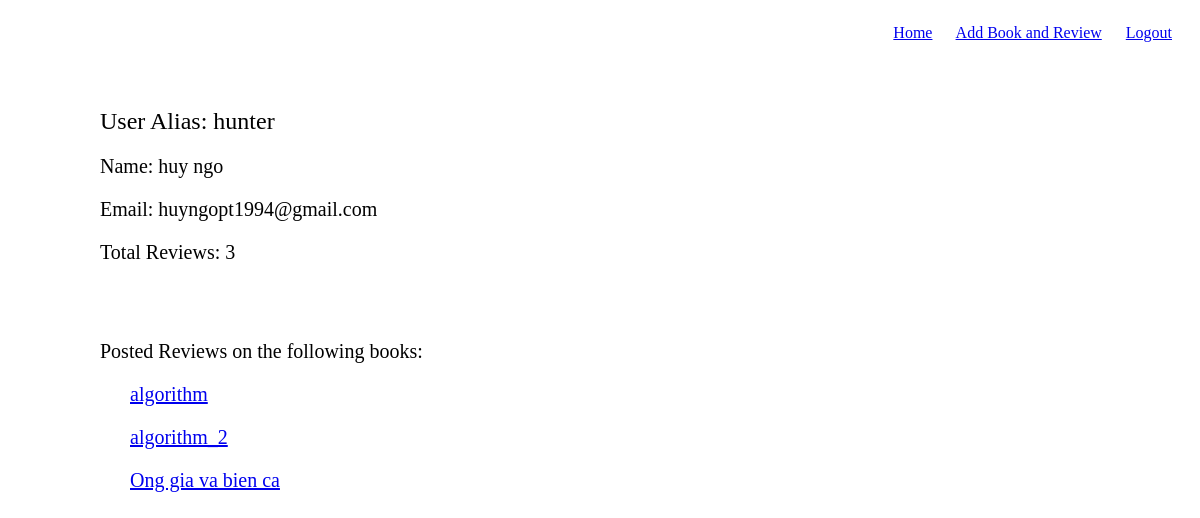
Page /users/1 (signed in) on the earlier database version.
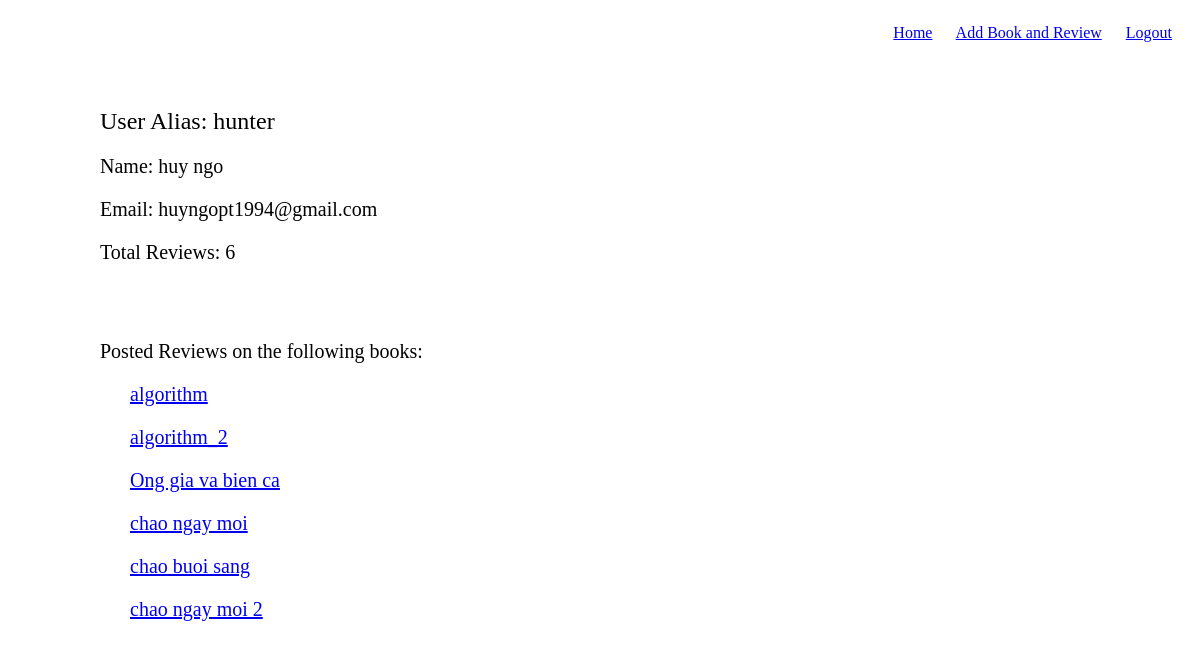
Same page on the later database version.
### main_app/models.py (models this page shows)
class User(models.Model):
	name = models.CharField(max_length=255)
	alias = models.CharField(max_length=255)
	email = models.EmailField()
	password = models.CharField(max_length=255)
	created_at = models.DateTimeField(auto_now_add=True)
	objects = UserManager()

class Book(models.Model):
	title = models.CharField(max_length=255)
	author = models.CharField(max_length=255)
	poster = models.ForeignKey(User, related_name="uploaded_books")
	created_at = models.DateTimeField(auto_now_add=True)

### main_app/views.py (the view)
# urls.py: url(r'^users/(?P<user_id>[1-9][0-9]*)$', views.show_user), #Get method
def show_user(request, user_id):
	if request.session['user_id'] is None:
		messages.error('You should login if want to show informations')
		return redirect('/')
	else:
		user = User.objects.get(id=user_id)
		reviewed_books = user.reviews_left.all().values('book').distinct()
		books = [ Book.objects.get(id=item['book']) for item in reviewed_books ]
		total_reviews = len(books)
		return render(request, 'main_app/user.html',{'user':user,
		                                             'total_reviews': total_reviews,
		                                              'books':books})

### main_app/templates/main_app/user.html (shortened to what this page needs)
<!DOCTYPE html>
<html lang="en">
<head>
    {% load static %}
    <link rel="stylesheet" href="{% static 'main_app/css/style.css' %}">
    <link rel="stylesheet" href="{% static 'main_app/css/header.css' %}">
</head>
<body>
    <header>
        <p class="header_right">
            <a href="/">Home</a>
            <a href="/books/add">Add Book and Review</a>
            <a href="/logout">Logout</a>
        </p>
    </header>
    <main class="user_content">
        {% if request.session.user_id %}
            <h2 style="font-weight: none">User Alias: {{user.alias}}</h2>
            <p>Name: {{user.name}}</p>
            <p>Email: {{user.email}}</p>
            <p>Total Reviews: {{ total_reviews }}</p>
            <br><br>
        <p>Posted Reviews on the following books: </p>
        <div>
            {% for book in books %}
            <p>
                <a href="/books/{{book.id}}">{{book.title}}</a>
            </p>
            {% endfor %}
        </div>
        {% else %}
            <p>PLease login to access your information</p>
        {% endif %}
    </main>
</body>
</html>

### main_app/static/main_app/css/style.css (style rules this page uses)
main { margin: 0 auto; width: 1000px; padding: 20px; }
.user_content h2 { font-weight: normal; }
.user_content p { font-size: 20px; }
.user_content div { padding-left: 30px; }

### main_app/static/main_app/css/header.css (style rules this page uses)
header { height: 60px; }
.header_right { float: right; }
.header_right a { margin-right: 20px; }

Differences in the rows shown:
added Book: title "chao ngay moi"
added Book: title "chao buoi sang"
added Book: title "chao ngay moi 2"
Other differences:
{{ total_reviews }}: "3" → "6"
